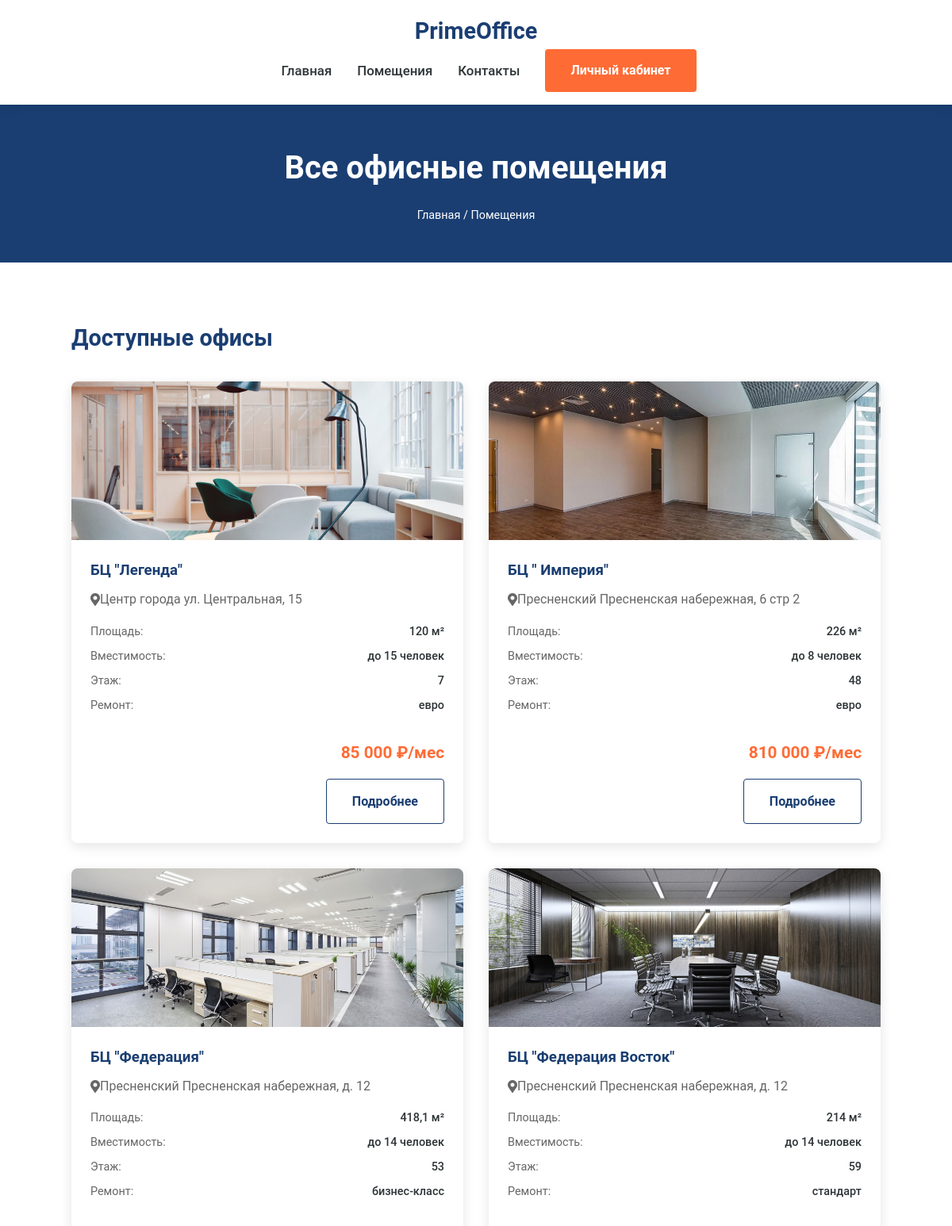
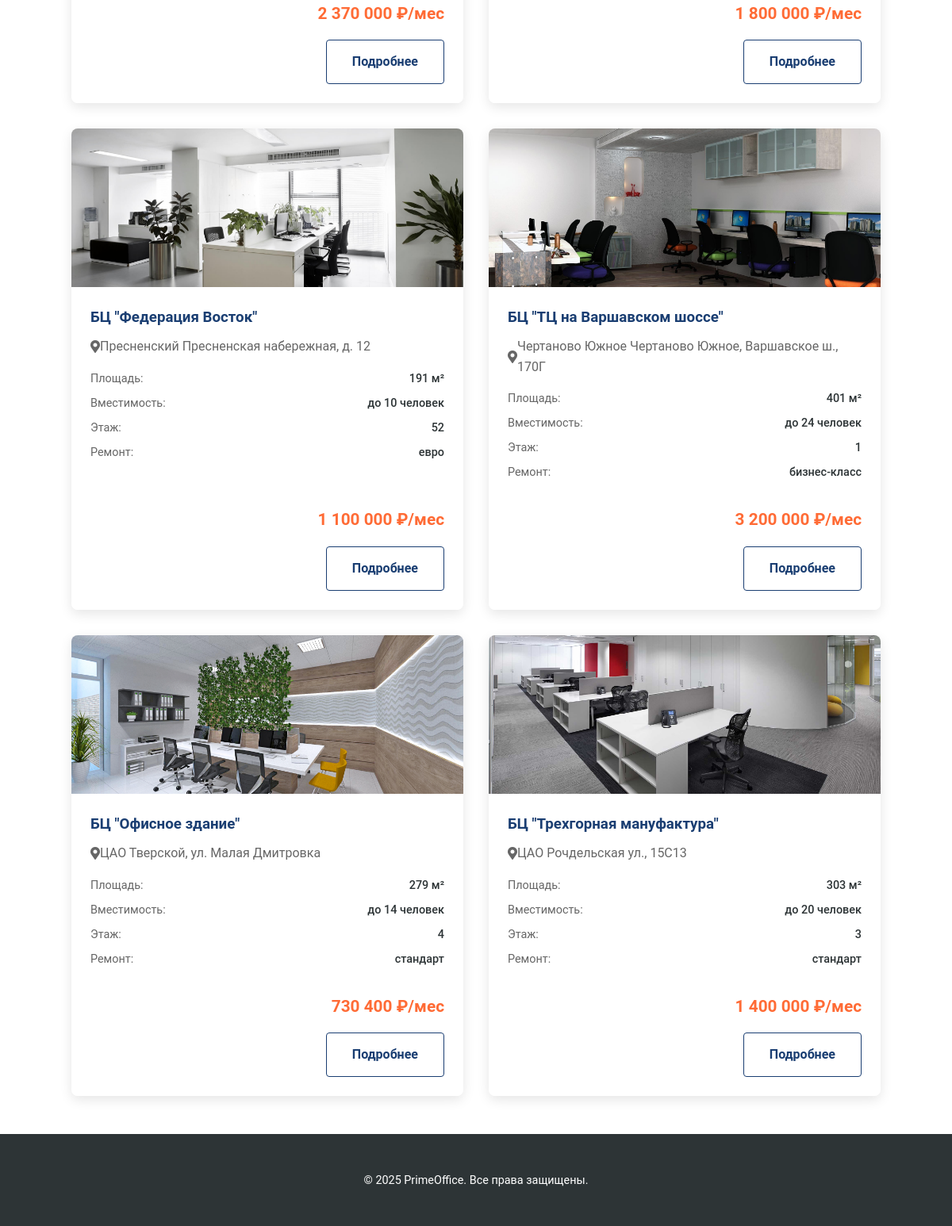
The page /offices.php?book_error_get (signed in) on the database its author committed (2 pictures, top to bottom).
### tables this page shows
CREATE TABLE `offices` (
  `id` int NOT NULL,
  `business_center` varchar(32) NOT NULL,
  `office_addres` varchar(96) NOT NULL,
  `office_area` varchar(32) NOT NULL,
  `office_square` varchar(32) NOT NULL,
  `office_repair` varchar(32) NOT NULL,
  `office_floor` int NOT NULL,
  `office_capacity` int NOT NULL,
  `office_rent` varchar(32) NOT NULL,
  `image_path` varchar(32) NOT NULL
);

### public/offices.php (the view, shortened to what this page needs)
<?php
include "db.php";
include "header.php";
?>
<!DOCTYPE html>
<html lang="ru">
<head>
    <link rel="stylesheet" href="https://cdnjs.cloudflare.com/ajax/libs/font-awesome/5.15.3/css/all.min.css">
</head>
<body>
    <section class="page-header">
        <div class="container">
            <h1>Все офисные помещения</h1>
            <div class="breadcrumbs">
                <a href="index.php">Главная</a> / <span>Помещения</span>
            </div>
        </div>
    </section>
    <section class="offices">
        <div class="container">
            <h2 class="section-title">Доступные офисы</h2>
            <div class="offices-grid">
                <?php
                $stm=$pdo->query('SELECT * FROM `offices`');
                $offices=$stm->fetchAll();?>
                <?php foreach ($offices as $office){?>
                <div class="office-card">
                    <img src=".\images\office\<?=$office['image_path']?>" alt="Офис в <?=$office['business_center']?>" class="office-img">
                    <div class="office-info">
                        <h3><?='БЦ "'.$office['business_center'].'"'?></h3>
                        <div class="office-location">
                            <i class="fas fa-map-marker-alt"></i><?=$office['office_area'].' '.$office['office_addres']?>
                        </div>
                        <div class="office-features">
                            <div class="feature-item">
                                <span class="feature-name">Площадь:</span>
                                <span class="feature-value"><?=$office['office_square']?> м²</span>
                            </div>
                            <div class="feature-item">
                                <span class="feature-name">Вместимость:</span>
                                <span class="feature-value">до <?=$office['office_capacity']?> человек</span>
                            </div>
                            <div class="feature-item">
                                <span class="feature-name">Этаж:</span>
                                <span class="feature-value"><?=$office['office_floor']?></span>
                            </div>
                            <div class="feature-item">
                                <span class="feature-name">Ремонт:</span>
                                <span class="feature-value"><?=$office['office_repair']?></span>
                            </div>
                        </div>
                        <div class="office-price"><?=$office['office_rent']?> ₽/мес</div>
                        <div class="office-actions">
                            <a href="office_book.php?office=<?=$office['id']?>" class="btn btn-secondary">Подробнее</a>
                        </div>
                    </div>
                </div>
                <?}?>
        </div>
    </section>
    <?php include "footer.php"; ?>
</body>
</html>

### public/header.php (style rules this page uses)
:root { --primary-color: #1a3e72; --secondary-color: #ff6b35; --accent-color: #004e89; --light-color: #f7f9fc; --dark-color: #2d3436; }
body { font-family: 'Roboto', 'Helvetica Neue', Arial, sans-serif; margin: 0; padding: 0; color: var(--dark-color); line-height: 1.6; }
.container { width: 85%; max-width: 1200px; margin: 0 auto; }

### public/offices.php (style rules this page uses)
:root { --primary-color: #1a3e72; --secondary-color: #ff6b35; --accent-color: #004e89; --light-color: #f7f9fc; --dark-color: #2d3436; }
body { font-family: 'Roboto', 'Helvetica Neue', Arial, sans-serif; margin: 0; padding: 0; color: var(--dark-color); line-height: 1.6; }
.page-header { background-color: var(--primary-color); color: white; padding: 3rem 0; text-align: center; }
.page-header h1 { font-size: 2.5rem; margin: 0; }
.breadcrumbs { margin-top: 1rem; font-size: 0.9rem; }
.breadcrumbs a { color: white; text-decoration: none; }
.btn { display: inline-block; background-color: var(--secondary-color); color: white; padding: 0.9rem 2rem; border-radius: 4px; text-decoration: none; font-weight: 600; transition: all 0.3s; border: none; cursor: pointer; font-size: 1rem; }
.btn-secondary { background-color: white; color: var(--primary-color); border: 1px solid var(--primary-color); }
.offices { padding: 3rem 0; }
.section-title { margin-bottom: 2rem; font-size: 1.8rem; color: var(--primary-color); }
.offices-grid { display: grid; grid-template-columns: repeat(auto-fill, minmax(350px, 1fr)); gap: 2rem; }
.office-card { border-radius: 8px; overflow: hidden; box-shadow: 0 5px 15px rgba(0,0,0,0.1); transition: transform 0.3s; display: flex; flex-direction: column; }
.office-img { height: 200px; width: 100%; object-fit: cover; }
.office-info { padding: 1.5rem; background: white; flex-grow: 1; display: flex; flex-direction: column; }
.office-info h3 { margin: 0 0 0.5rem; color: var(--primary-color); }
.office-location { color: #666; margin-bottom: 1rem; display: flex; align-items: center; }
.office-features { margin-bottom: 1.5rem; flex-grow: 1; }
.feature-item { display: flex; justify-content: space-between; margin-bottom: 0.5rem; font-size: 0.9rem; }
.feature-name { color: #666; }
.feature-value { font-weight: 500; }
.office-price { font-weight: 700; color: var(--secondary-color); font-size: 1.3rem; margin-bottom: 1rem; text-align: right; }
.office-actions { display: flex; justify-content: flex-end; align-items: center; }

### public/footer.php (style rules this page uses)
:root { --primary-color: #1a3e72; --secondary-color: #ff6b35; --accent-color: #004e89; --light-color: #f7f9fc; --dark-color: #2d3436; }
body { font-family: 'Roboto', 'Helvetica Neue', Arial, sans-serif; margin: 0; padding: 0; color: var(--dark-color); line-height: 1.6; }

### rows shown on the page
offices: image_path (picture), business_center "Легенда", office_area "Центр города", office_addres "ул. Центральная, 15", office_square "120", office_capacity "15", office_floor "7", office_repair "евро", office_rent "85 000"
offices: image_path (picture), business_center "Империя", office_area "Пресненский", office_addres "Пресненская набережная, 6 стр 2", office_square "226", office_capacity "8", office_floor "48", office_repair "евро", office_rent "810 000"
offices: image_path (picture), business_center "Федерация", office_area "Пресненский", office_addres "Пресненская набережная, д. 12", office_square "418,1", office_capacity "14", office_floor "53", office_repair "бизнес-класс", office_rent "2 370 000"
offices: image_path (picture), business_center "Федерация Восток", office_area "Пресненский", office_addres "Пресненская набережная, д. 12", office_square "214", office_capacity "14", office_floor "59", office_repair "стандарт", office_rent "1 800 000"
offices: image_path (picture), business_center "Федерация Восток", office_area "Пресненский", office_addres "Пресненская набережная, д. 12", office_square "191", office_capacity "10", office_floor "52", office_repair "евро", office_rent "1 100 000"
offices: image_path (picture), business_center "ТЦ на Варшавском шоссе", office_area "Чертаново Южное", office_addres "Чертаново Южное, Варшавское ш., 170Г", office_square "401", office_capacity "24", office_floor "1", office_repair "бизнес-класс", office_rent "3 200 000"
offices: image_path (picture), business_center "Офисное здание", office_area "ЦАО", office_addres "Тверской, ул. Малая Дмитровка", office_square "279", office_capacity "14", office_floor "4", office_repair "стандарт", office_rent "730 400"
offices: image_path (picture), business_center "Трехгорная мануфактура", office_area "ЦАО", office_addres "Рочдельская ул., 15С13", office_square "303", office_capacity "20", office_floor "3", office_repair "стандарт", office_rent "1 400 000"
